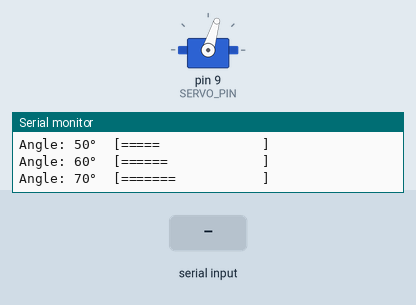
This sketch was run on a simulated Arduino Uno, built with avr-gcc and run on an emulated ATmega328P. Parts: servo, the last lines printed to the serial monitor. The inputs (shaded band) are chosen by the test bench.

Above: at 1.3 s.
1.4 s: "s\n" received over Serial
2.9 s: "c\n" received over Serial
At 4.1 s:
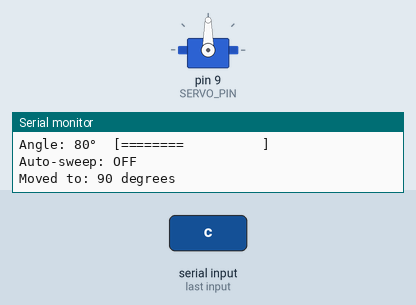
4.4 s: "0\n" received over Serial
At 5.4 s:
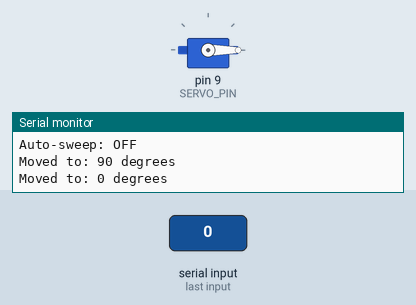
5.9 s: "90,45\n" received over Serial
At 6.7 s:
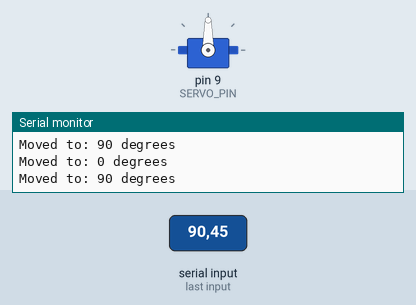
Timing chart, 0 to 8.4 s (numbered marks = the images above; inputs shaded):
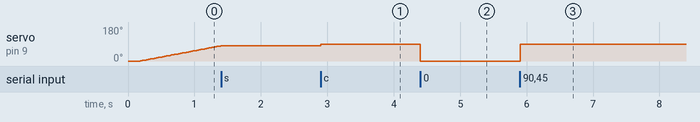

Measured:
- after the input at 1.4 s, servo on pin 9 (SERVO_PIN): stays 81° (without the input it goes to 83° after 0.03 s)
- after the input at 2.9 s, servo on pin 9 (SERVO_PIN): 81° → 90° at once
- after the input at 4.4 s, servo on pin 9 (SERVO_PIN): 90° → 0° at once
- after the input at 5.9 s, servo on pin 9 (SERVO_PIN): 0° → 90° at once

The sketch:

servo_test.ino
```cpp
/*
  Servo Motor Test
  ----------------
  Sweeps a servo from 0° to 180° and back continuously.
  Also listens for Serial input to manually set the angle.

  Wiring:
    Servo Signal (orange/yellow) → Pin 9
    Servo Power  (red)           → 5V
    Servo Ground (brown/black)   → GND

  Compatible: Arduino Uno, Nano, Mega
*/

#include <Servo.h>

Servo myServo;

const int SERVO_PIN   = 9;
const int SWEEP_DELAY = 15;   // ms between each degree step
const int MIN_ANGLE   = 0;
const int MAX_ANGLE   = 90;

int currentAngle = 0;
bool sweepMode   = true;      // true = auto-sweep, false = manual via Serial

void setup() {
  Serial.begin(9600);
  myServo.attach(SERVO_PIN);
  myServo.write(currentAngle);

  Serial.println("=== Servo Motor Test ===");
  Serial.println("Commands:");
  Serial.println("  0-180  : Move to angle (e.g. type '90' and Enter)");
  Serial.println("  s      : Toggle auto-sweep on/off");
  Serial.println("  c      : Move to center (90 degrees)");
  Serial.println("========================");
}

void loop() {
  // Handle Serial input
  if (Serial.available() > 0) {
    String input = Serial.readStringUntil('\n');
    input.trim();

    if (input == "s") {
      sweepMode = !sweepMode;
      Serial.print("Auto-sweep: ");
      Serial.println(sweepMode ? "ON" : "OFF");
    } else if (input == "c") {
      sweepMode = false;
      moveToAngle(90);
    } else {
      int angle = input.toInt();
      if (angle >= MIN_ANGLE && angle <= MAX_ANGLE) {
        sweepMode = false;
        moveToAngle(angle);
      } else {
        Serial.println("Invalid input. Enter 0-180, 's', or 'c'.");
      }
    }
  }

  // Auto-sweep mode
  if (sweepMode) {
    // Sweep 0 -> 180
    for (int angle = MIN_ANGLE; angle <= MAX_ANGLE; angle++) {
      if (Serial.available()) break;   // bail out if user sends a command
      myServo.write(angle);
      printAngle(angle);
      delay(SWEEP_DELAY);
    }
    // Sweep 180 -> 0
    for (int angle = MAX_ANGLE; angle >= MIN_ANGLE; angle--) {
      if (Serial.available()) break;
      myServo.write(angle);
      printAngle(angle);
      delay(SWEEP_DELAY);
    }
  }
}

void moveToAngle(int angle) {
  currentAngle = angle;
  myServo.write(angle);
  Serial.print("Moved to: ");
  Serial.print(angle);
  Serial.println(" degrees");
}

void printAngle(int angle) {
  // Print progress bar every 10 degrees
  if (angle % 10 == 0) {
    Serial.print("Angle: ");
    Serial.print(angle);
    Serial.print("°  [");
    int bars = angle / 10;
    for (int i = 0; i < 18; i++) {
      Serial.print(i < bars ? "=" : " ");
    }
    Serial.println("]");
  }
}
```
